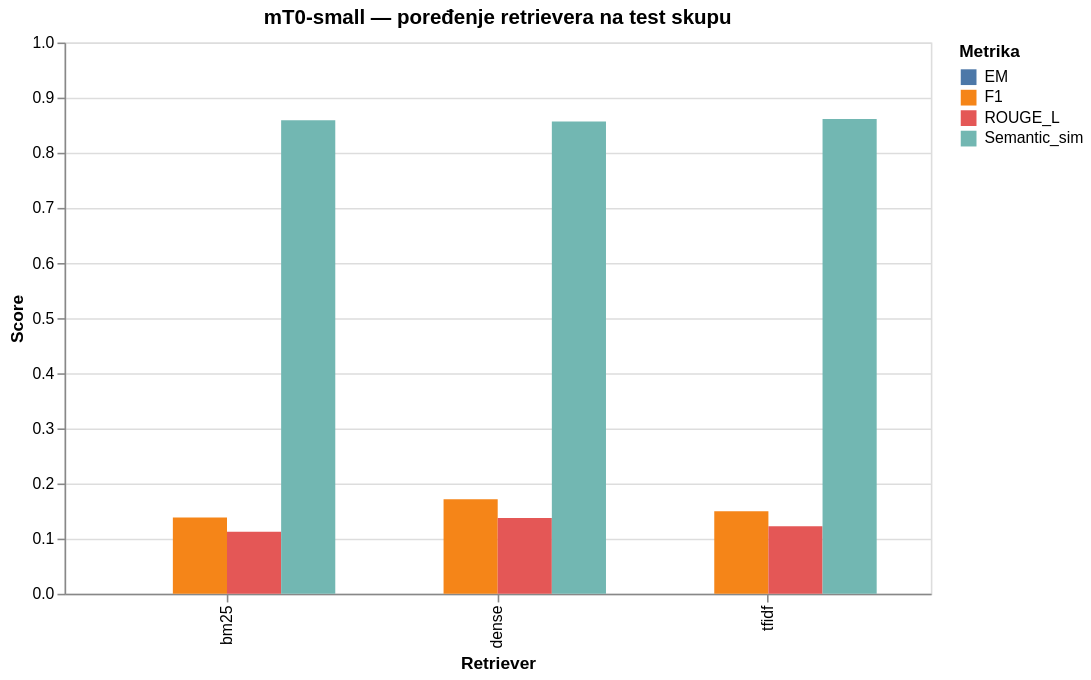

Notebook code cell kept with this figure:
### Markdown cell above
## Comparing Retrievers

### Code cell
metrics_plot_df = metrics_df.melt(
    id_vars="retriever",
    value_vars=["EM", "F1", "ROUGE_L", "Semantic_sim"],
    var_name="metric",
    value_name="score",
)

alt.Chart(metrics_plot_df).mark_bar().encode(
    x=alt.X("retriever:N", title="Retriever"),
    y=alt.Y("score:Q", title="Score", scale=alt.Scale(domain=[0, 1])),
    color=alt.Color("metric:N", title="Metrika"),
    xOffset="metric:N",
    tooltip=["retriever", "metric", alt.Tooltip("score:Q", format=".3f")],
).properties(
    title=f"mT0-small — poređenje retrievera na {SPLIT} skupu",
    width=550,
    height=350,
)

### Figure 1 — Vega-Lite specification as saved in the notebook (floating-point values rounded to 4 significant figures)
{"config": {"view": {"continuousWidth": 300, "continuousHeight": 300}}, "data": {"name": "data-4d6a953799a263556e85629a2bd6df21"}, "mark": {"type": "bar"}, "encoding": {"color": {"field": "metric", "title": "Metrika", "type": "nominal"}, "tooltip": [{"field": "retriever", "type": "nominal"}, {"field": "metric", "type": "nominal"}, {"field": "score", "format": ".3f", "type": "quantitative"}], "x": {"field": "retriever", "title": "Retriever", "type": "nominal"}, "xOffset": {"field": "metric", "type": "nominal"}, "y": {"field": "score", "scale": {"domain": [0, 1]}, "title": "Score", "type": "quantitative"}}, "height": 350, "title": "mT0-small — poređenje retrievera na test skupu", "width": 550, "$schema": "https://vega.github.io/schema/vega-lite/v5.20.1.json", "datasets": {"data-4d6a953799a263556e85629a2bd6df21": [{"retriever": "dense", "metric": "EM", "score": 0.0}, {"retriever": "tfidf", "metric": "EM", "score": 0.0}, {"retriever": "bm25", "metric": "EM", "score": 0.0}, {"retriever": "dense", "metric": "F1", "score": 0.1714}, {"retriever": "tfidf", "metric": "F1", "score": 0.1496}, {"retriever": "bm25", "metric": "F1", "score": 0.1386}, {"retriever": "dense", "metric": "ROUGE_L", "score": 0.1373}, {"retriever": "tfidf", "metric": "ROUGE_L", "score": 0.1226}, {"retriever": "bm25", "metric": "ROUGE_L", "score": 0.1125}, {"retriever": "dense", "metric": "Semantic_sim", "score": 0.8567}, {"retriever": "tfidf", "metric": "Semantic_sim", "score": 0.8611}, {"retriever": "bm25", "metric": "Semantic_sim", "score": 0.859}]}}
